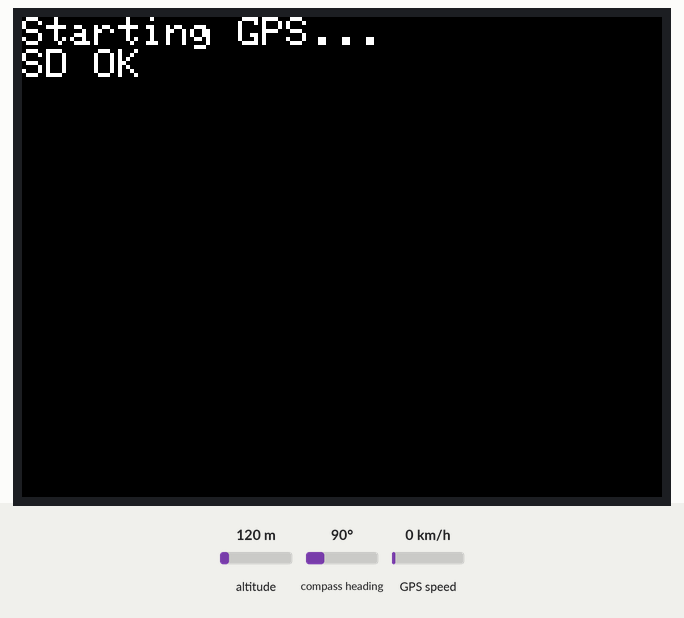
The sketch below on a simulated ESP32. On the bench: 320×240 colour display. The test bench sets the inputs (shaded band); at power-on: altitude 120 m, compass heading 90°, GPS speed 0 km/h. Storage starts empty; the GPS gets a fix after 3 s at 37.7749, -122.4194 with 8 satellites.

Above: at 0.2 s.
At 15.6 s:
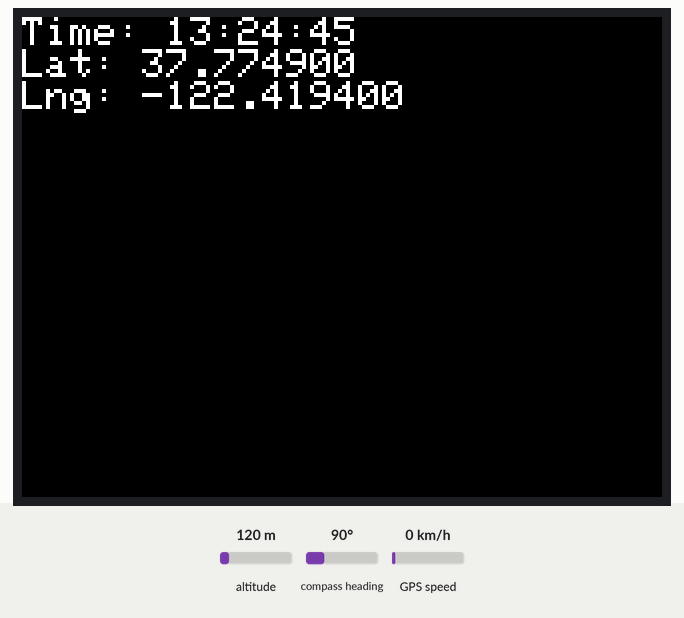
At 31.0 s:
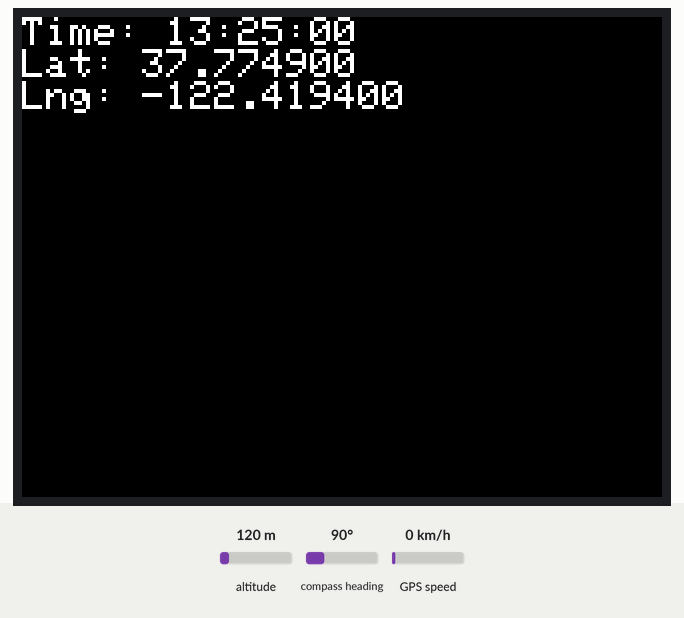
At 61.7 s:
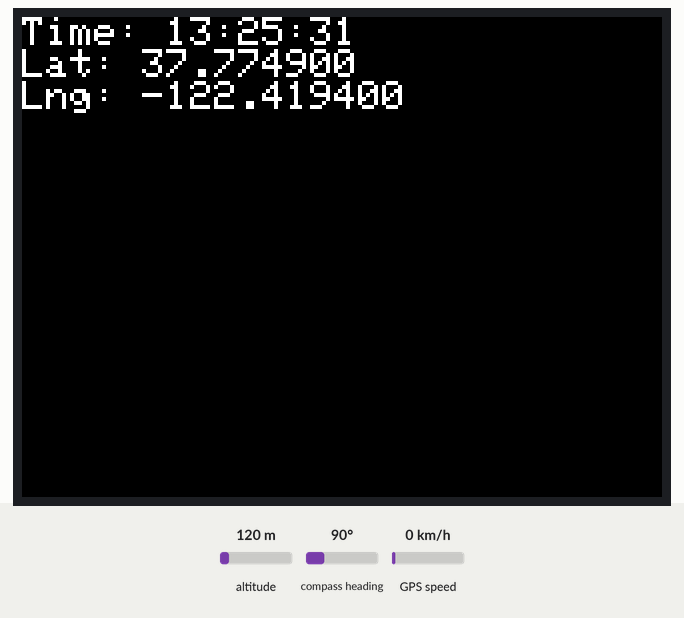
At 97.6 s:
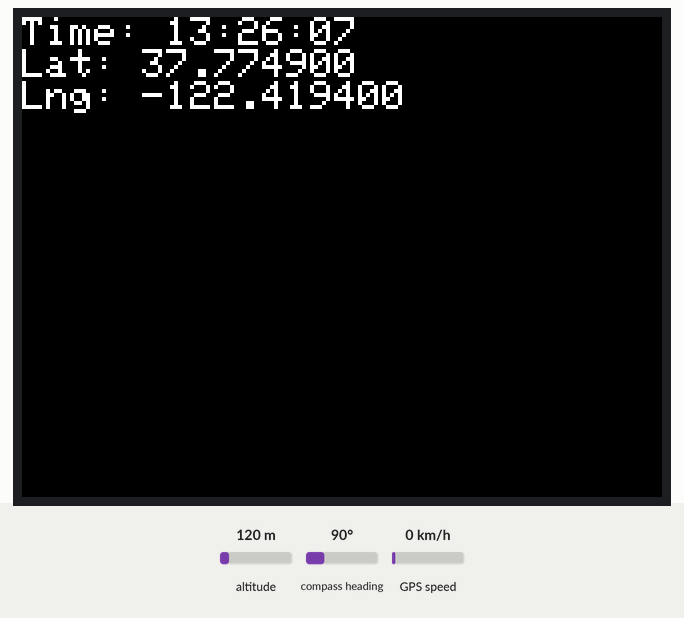
At 128.3 s:
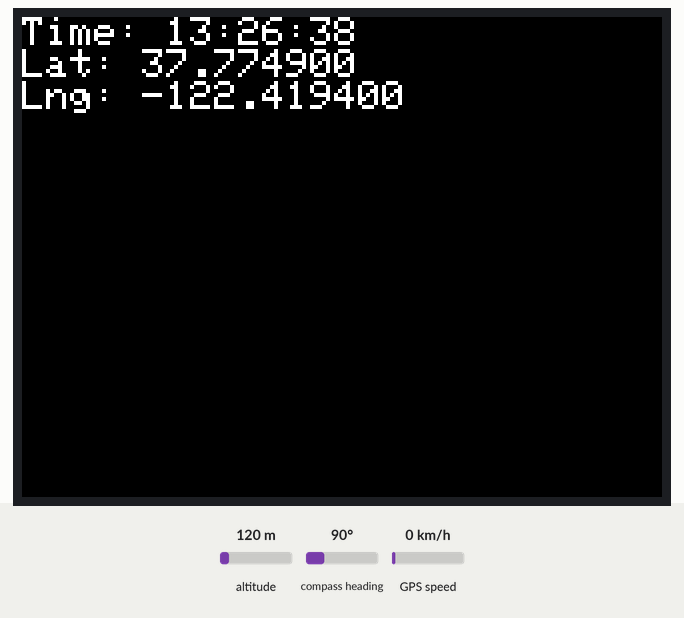

The sketch:

gps_test.ino
```cpp
#include <M5Stack.h>
#include <TinyGPS++.h>
#include <HardwareSerial.h>
#include <SD.h>

TinyGPSPlus gps;
HardwareSerial GPS_Serial(2);

// Track if it's the first log entry for the day (to write [ ])
bool newFileToday = false;
String currentDate = "";

void setup() {
  M5.begin();
  M5.Lcd.setTextSize(2);
  M5.Lcd.println("Starting GPS...");

  GPS_Serial.begin(9600, SERIAL_8N1, 16, 17);

  if (!SD.begin()) {
    M5.Lcd.println("SD init failed!");
    while (1);
  } else {
    M5.Lcd.println("SD OK");
  }
}

void loop() {
  while (GPS_Serial.available()) {
    gps.encode(GPS_Serial.read());
  }

  if (gps.location.isUpdated() && gps.time.isUpdated() && gps.date.isUpdated()) {
    int hour = (gps.time.hour() + 3) % 24;  // UTC+3
    int minute = gps.time.minute();
    int second = gps.time.second();
    int year = gps.date.year();
    int month = gps.date.month();
    int day = gps.date.day();

    // Display
    M5.Lcd.clear();
    M5.Lcd.setCursor(0, 0);
    M5.Lcd.printf("Time: %02d:%02d:%02d\n", hour, minute, second);
    M5.Lcd.printf("Lat: %.6f\n", gps.location.lat());
    M5.Lcd.printf("Lng: %.6f\n", gps.location.lng());

    // Format timestamp and date
    char timestamp[25];
    sprintf(timestamp, "%04d-%02d-%02dT%02d:%02d:%02d", year, month, day, hour, minute, second);
    char dateFolder[11];
    sprintf(dateFolder, "%04d-%02d-%02d", year, month, day);

    String folderPath = String("/") + dateFolder;
    String filePath = folderPath + "/gps_log.json";

    // If date changes, reset flag
    if (currentDate != String(dateFolder)) {
      currentDate = String(dateFolder);
      newFileToday = true;
    }

    // Create folder if it doesn't exist
    if (!SD.exists(folderPath)) {
      SD.mkdir(folderPath);
    }

    // Write JSON entry
    File file;
    if (newFileToday) {
      file = SD.open(filePath, FILE_WRITE);
      if (file) {
        file.println("[");
        file.close();
        newFileToday = false;
      }
    }

    // Append data
    file = SD.open(filePath, FILE_APPEND);
    if (file) {
      // Remove last ] if exists (for clean append)
      file.seek(file.size() - 2); // Remove newline and ]
      file.print(",\n");

      // JSON object
      String jsonData = String("  {\"timestamp\": \"") + timestamp +
                        "\", \"lat\": " + String(gps.location.lat(), 6) +
                        ", \"lng\": " + String(gps.location.lng(), 6) + "}";

      file.print(jsonData);
      file.println("\n]");
      file.close();
    } else {
      M5.Lcd.println("Failed to write file");
    }
  }

  delay(5000);  // Log every 5 seconds
}
```

Measured:
- what the display in image 1 shows lasts 5.1 s, from 15.6 s to 20.7 s
